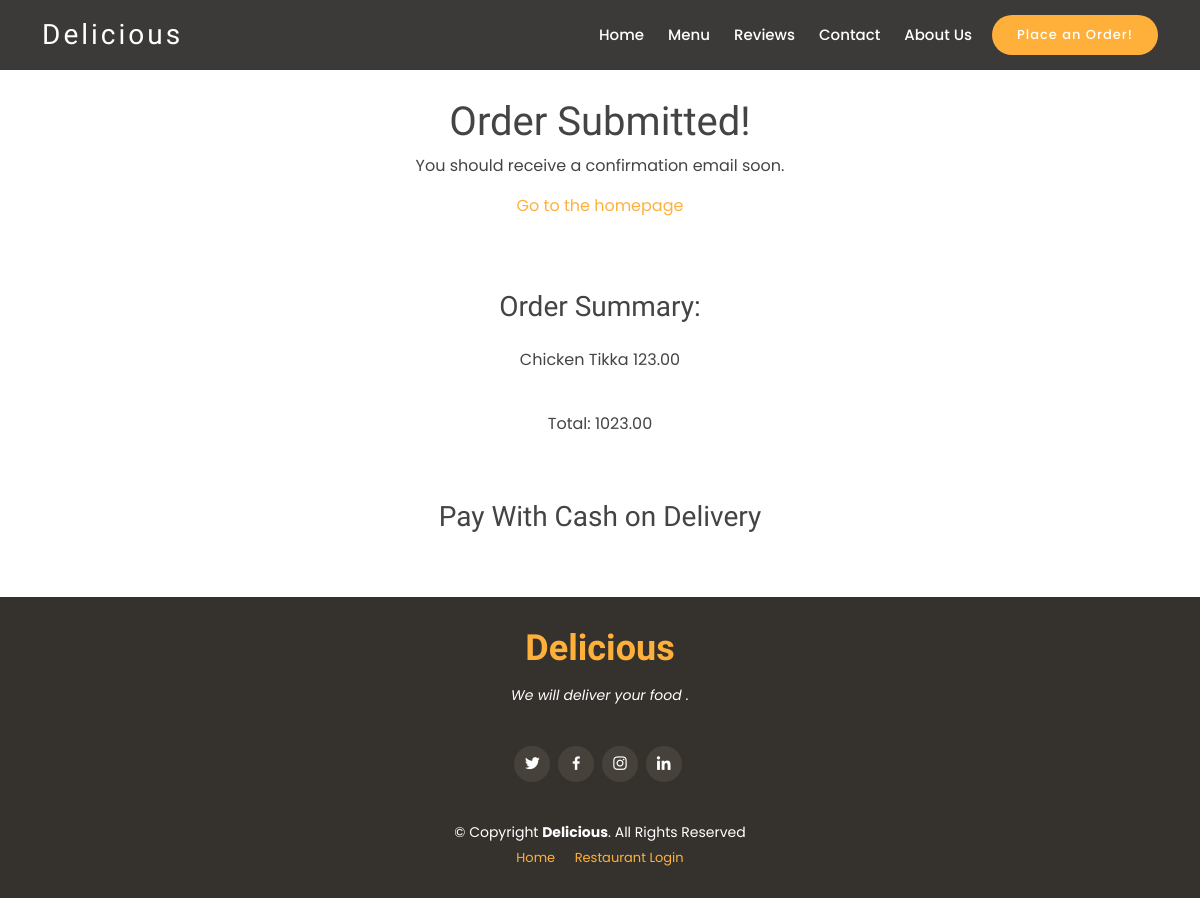
The page /order-confirmation/2 on the database its author committed.
### customer/models.py (models this page shows, shortened)
class MenuItem(models.Model):
    name = models.CharField(max_length=100)
    description = models.TextField()
    image = models.ImageField(upload_to='menu_images/')
    price = models.DecimalField(max_digits=20, decimal_places=2)
    category = models.ManyToManyField('Category', related_name='item')

class OrderModel(models.Model):
    created_on = models.DateTimeField(auto_now_add=True)
    price = models.DecimalField(max_digits=20, decimal_places=2)
    items = models.ManyToManyField('MenuItem', related_name='order', blank=True)
    name = models.CharField(max_length=50, blank=True)
    email = models.CharField(max_length=50, blank=True)
    street = models.CharField(max_length=50, blank=True)
    city = models.CharField(max_length=50, blank=True)
    state = models.CharField(max_length=15, blank=True)
    zip_code = models.IntegerField(blank=True, null=True)
    is_paid = models.BooleanField(default=False)
    is_shipped = models.BooleanField(default=False)

### customer/views.py (the view, shortened to what this page needs)
# urls.py: path('order-confirmation/<int:pk>', OrderConfirmation.as_view(),
class OrderConfirmation(View):
    def get(self, request, pk, *args, **kwargs):
        order = OrderModel.objects.get(pk=pk)
        context = {
            'pk': order.pk,
            'items': order.items,
            'price': order.price,
        }
        return render(request, 'customer/order_confirmation.html', context)

### customer/templates/customer/order_confirmation.html
{% extends 'customer/base.html' %}
{% block content %}
{% include 'customer/all_other_navigation.html' %}
<div class="container mb-5">
    <div class="row justify-content-center mt-1">
        <div class="col-md-5 col-sm-12 p-4 text-center">
            <h1>Order Submitted!</h1>
            <p>You should receive a confirmation email soon.</p>
            <a href="{% url 'index' %}">Go to the homepage</a>
        </div>
    </div>
    <div class="row justify-content-center mt-5">
        <div class="col-md-5 col-sm-12 text-center">
            <h3 class="pb-3">Order Summary:</h3>
            {% for item in items.all %}
                <p>{{ item.name }} <span class="pl-3">{{ item.price }}</span></p>
            {% endfor %}
            <p class="font-weight-bold pt-4">Total: {{ price }}</p>
        </div>
    </div>
    <div class="row justify-content-center pb-2 pt-5">
        <div class="col-md-6 text-center">
            <h3>Pay With Cash on Delivery</h3>
        </div>
    </div>
</div>
{% endblock content %}

### statics/css/style.css (style rules this page uses)
body { font-family: "Poppins", sans-serif; color: #444444; }
a { text-decoration: none; color: #ffb03b; }
h1, h2, h3, h4, h5, h6 { font-family: "Satisfy", sans-serif; }

### rows shown on the page
MenuItem: name "Chicken Tikka", price "123.00"
OrderModel: price "1023.00"
